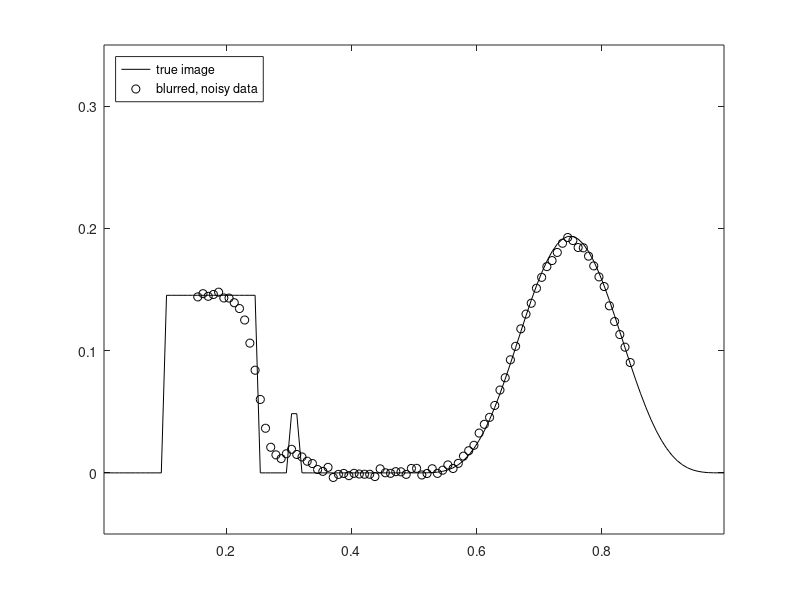
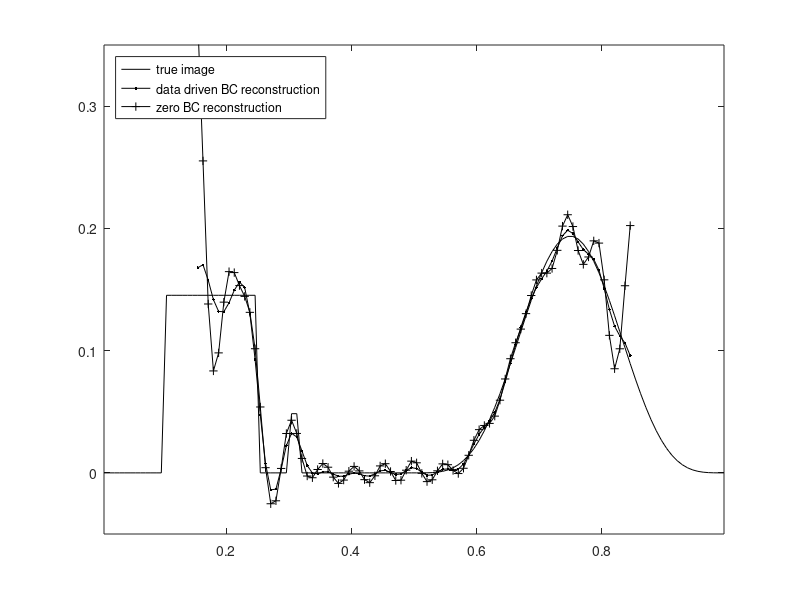

These charts were generated, in order, by the following MATLAB code:
%  
%  1d image deblurring with data-driven boundary conditions.
%
%  Tikhonov regularization is implemented with regularizaton parameter 
%  alpha chosen using the discrepancy principle.
%
%  This m-file was used to generate a figure in Chapter 2 of the book.
%
%  written by John Bardsley 2016.
%
%  Create the Toeplitz matrix A assuming a zero boundary condition on [0,1]
%  then restrict the output (rows of A) to (0.15,0.85).


clear all, close all
n      = 120; % No. of grid points
h      = 1/n;
t      = [h/2:h:1-h/2]';
sig    = .02; % Kernel width
kernel = (1/sqrt(2*pi)/sig) * exp(-(t-h/2).^2/2/sig^2);
A      = toeplitz(kernel)*h;
% Restrict the output to (0.15,0.85).
ii     = find(t>.15 & t<.85);
A      = A(ii,:);

% Set up true solution x_true and data b = A*x_true + error.
x_true  = .75*(.1<t&t<.25) + .25*(.3<t&t<.32) + (.5<t&t<1).*sin(2*pi*t).^4;
x_true  = x_true/norm(x_true);
Ax      = A*x_true;
err_lev = 2; % Percent error in the data.
sigma   = err_lev/100 * norm(Ax) / sqrt(length(Ax));
eta     =  sigma * randn(length(Ax),1);
b       = Ax + eta;

% First, compute the Tikhonov solution using the data driven BCs.
[U,S,V] = svd(A,'econ');
dS      = diag(S); 
dS2     = dS.^2; 
Utb     = U'*b;
% Compute the DP choice of regularization parameter.
RegParam_fn = @(a) (sum((a^2*Utb.^2)./(dS2+a).^2)-n*sigma^2)^2;
alpha       = fminbnd(RegParam_fn,0,1);
% Compute the corresponding regularized solution.
dSfilt = dS./(dS.^2+alpha);
xfilt  = V*(dSfilt.*(U'*b));

% Next, compute the Tikhonov solution using zero BCs on (0.15,0.85), by
% restricting the input (columns of A) also to (0.15,0.85). 
Azero   = A(:,ii);
[U,S,V] = svd(Azero);
dS      = diag(S); 
dS2     = dS.^2; 
Utb     = U'*b;
% Compute the DP choice of regularization parameter for the new test case.
RegParam_fn = @(a) (sum((a^2*Utb.^2)./(dS2+a).^2)-n*sigma^2)^2;
alpha       = fminbnd(RegParam_fn,0,1);
% Compute the corresponding regularized solution.
dSfilt      = dS./(dS.^2+alpha);
xfiltZeroBC = V*(dSfilt.*(U'*b));

% Finally, plot these two solutions on (0.15,0.85) with x_true on (0,1).
figure(1), 
  plot(t,x_true,'k',t(ii),b,'ko'), axis([t(1),t(end), -0.05, 0.35])
  legend('true image','blurred, noisy data','Location','NorthWest')
figure(2)
  plot(t,x_true,'k-',t(ii),xfilt(ii),'k.-',t(ii),xfiltZeroBC,'k+-')
  axis([t(1),t(end), -0.05, 0.35])
  legend('true image','data driven BC reconstruction','zero BC reconstruction','Location','NorthWest')
